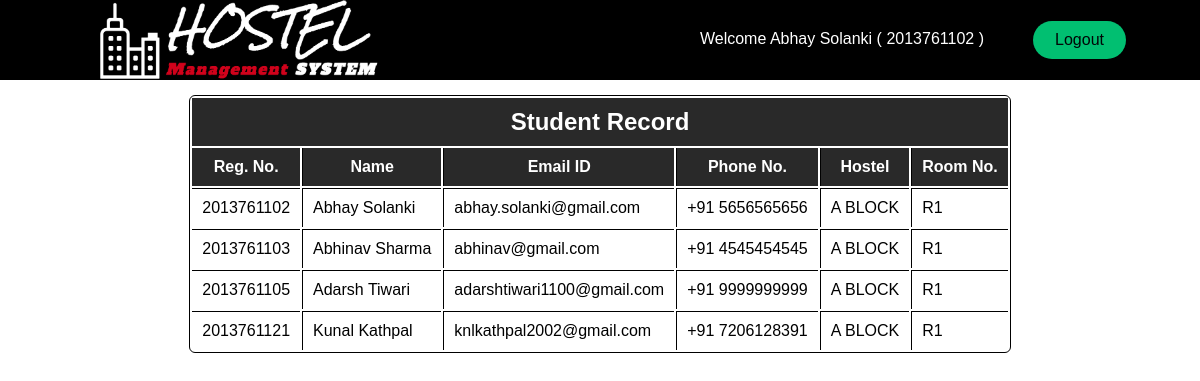
Screenshot of /student/roommatesearch.php (signed in) with the database file from the repository.
### tables this page shows
CREATE TABLE `users` (
  `name` varchar(100) NOT NULL,
  `regno` varchar(15) NOT NULL,
  `email` varchar(100) NOT NULL,
  `phoneno` varchar(100) NOT NULL,
  `password` varchar(16) NOT NULL,
  `gender` varchar(6) NOT NULL,
  `block` varchar(100) DEFAULT NULL,
  `roomno` int(10) DEFAULT 1
);

### student/roommatesearch.php (the view, shortened to what this page needs)
<!DOCTYPE html>
<html lang="en" dir="ltr">
<head>
    <?php
        $regno = $_SESSION['regno'];
        require_once('../dbConnect.php');
        $sql = "SELECT gender, block, roomno FROM users WHERE regno='$regno';";
        $query1= mysqli_query($conn, $sql);
        $row = mysqli_fetch_assoc($query1);
        $gender = $row['gender'];
        $block = $row['block'];
        $roomno = $row['roomno'];
        $sql = "SELECT regno, name, email, phoneno, block, roomno FROM users WHERE gender='$gender' AND block='$block' AND roomno = '$roomno' ORDER BY name ASC;";
        $query = mysqli_query($conn,$sql);
    ?>
    <link rel="stylesheet" href="../css/roommatesearch.css">
</head>
<body>
    <?php include './header.php'; ?>
    <div class="tablediv">
        <table>
            <tr>
                <th colspan="6"><h2>Student Record</h2></th>
            </tr>
            <tr>
                <th>Reg. No.</th>
                <th>Name</th>
                <th>Email ID</th>
                <th>Phone No.</th>
                <th>Hostel</th>
                <th>Room No.</th>
            </tr>
            <?php while($rows = mysqli_fetch_assoc($query)){
                $block = $rows['block'];
                $block = strtoupper($block);
                $block = str_replace('BLOCK', ' BLOCK', $block);
            ?>
                <tr>
                    <td><?php echo $rows['regno']; ?></td>
                    <td><?php echo $rows['name']; ?></td>
                    <td><?php echo $rows['email']; ?></td>
                    <td><?php echo "+91 ".$rows['phoneno']; ?></td>
                    <td><?php echo $block; ?></td>
                    <td><?php echo "R".$rows['roomno']; ?></td>
                </tr>
            <?php
                }
            ?>
        </table>
    </div>
</body>
</html>

### student/header.php (shortened to what this page needs)
<?php
    $regno = $_SESSION['regno'];
    require_once('../dbConnect.php');
    $sql = "SELECT name FROM users WHERE regno='$regno';";
    $query1= mysqli_query($conn, $sql);
    $row = mysqli_fetch_assoc($query1);
    $name = $row['name'];
?>
<div class="Nav" id="Nav1" >
    <div class="NavbarContainer">
        <img src="../assets/logo.png" alt="logo" class="NavLogo" onclick="rtohome()">
        <ul class="NavMenu">
            <li style="color: white; padding-top: 30px; margin-left: 250px;" class="NavItem"><?php echo "Welcome ".$name." ( ".$regno." )"; ?></li>
        </ul>
        <div class="NavBtn">
            <button type="button" name="button" class="NavBtnLink" onclick="logout()">Logout</button>
        </div>
    </div>
</div>

### css/roommatesearch.css (style rules this page uses)
* { box-sizing: border-box; margin: 0; padding: 0; font-family: "Encode Sans Expanded",sans-serif; }
.Nav { background: black; height: 80px; margin-top: 0px; display: flex; justify-content: center; align-items: center; position: sticky; top: 0; z-index: 10; }
.NavbarContainer { display: flex; justify-content: space-between; height: 80px; z-index: 1; width: 100%; padding: 0 24px; max-width: 1100px; }
.NavLogo { color: red; justify-self: flex-start; cursor: pointer; font-size: 1.5rem; display: flex; align-items: center; margin-left: 24px; font-weight: bold; text-decoration: none; }
.NavMenu { display: flex; align-items: center; list-style: none; text-align: center; margin-right: -22px; }
.NavItem { height: 80px; }
.NavBtn { display: flex; align-items: center; }
.NavBtnLink { border-radius: 50px; background: #01bf71; white-space: nowrap; padding: 10px 22px; color: #010606; font-size: 16px; outline: none; border: none; cursor: pointer; transition: all 0.2s ease-in-out; text-decoration: none; }
table { border-collapse: separate; border: solid black 1px; border-radius: 6px; margin: 15px auto; }
td, th { border-left: solid black 1px; border-top: solid black 1px; padding: 10px; }
th { background-color: #292929; border-top: none; color: white; }
td:first-child, th:first-child { border-left: none; }

### rows the page displays
users: name "Abhay Solanki", regno "2013761102", email "abhay.solanki@gmail.com", phoneno "5656565656", block "A BLOCK", roomno "1"
users: regno "2013761103", name "Abhinav Sharma", email "abhinav@gmail.com", phoneno "4545454545", block "A BLOCK", roomno "1"
users: regno "2013761105", name "Adarsh Tiwari", email "adarshtiwari1100@gmail.com", phoneno "9999999999", block "A BLOCK", roomno "1"
users: regno "2013761121", name "Kunal Kathpal", email "knlkathpal2002@gmail.com", phoneno "7206128391", block "A BLOCK", roomno "1"

### other values shown
$regno "2013761102"
